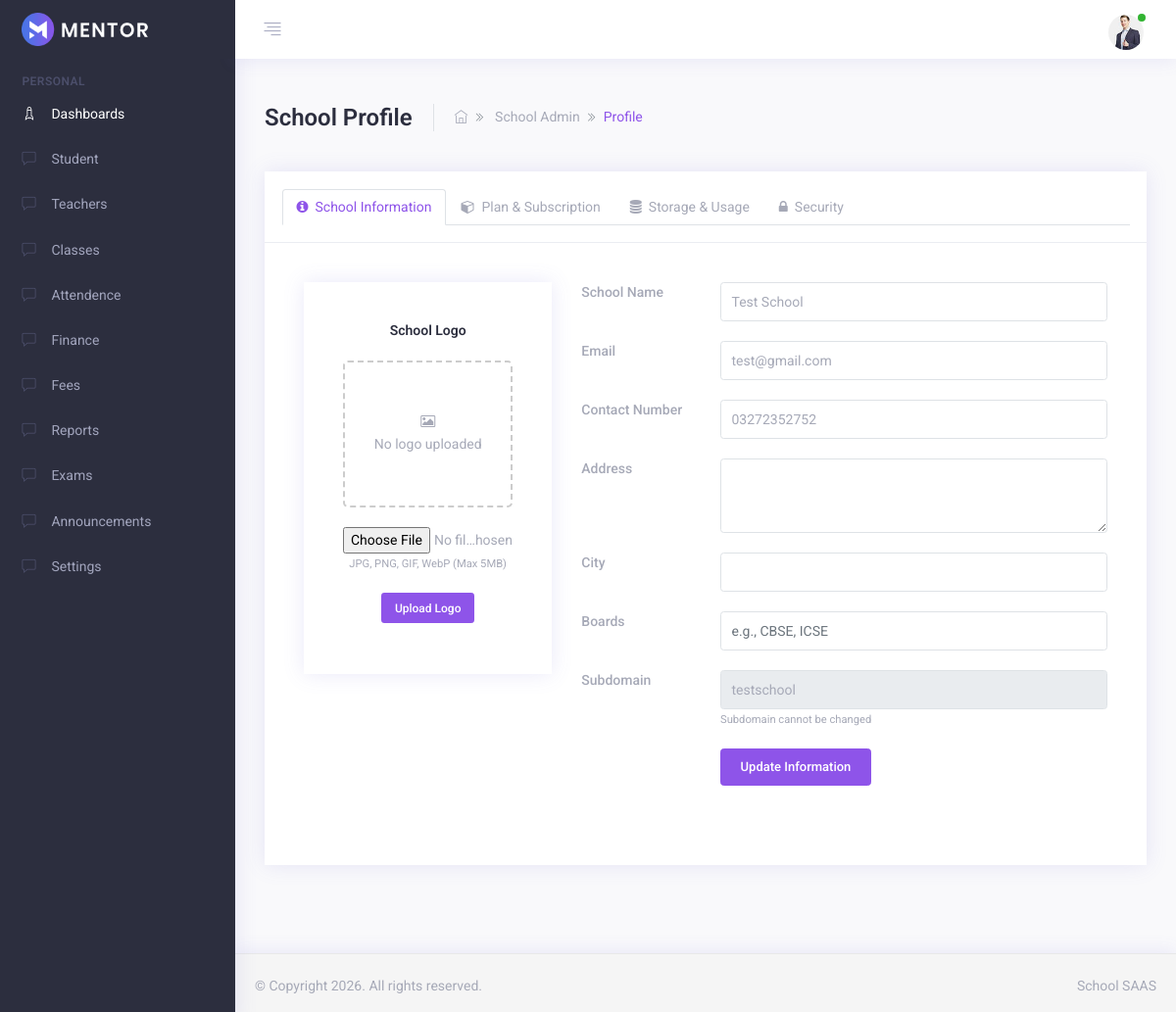
The page /App/Modules/School_Admin/Views/profile/profile.php (signed in) on the database its author committed.
### tables this page shows
CREATE TABLE `schools` (
  `id` int(11) NOT NULL,
  `name` varchar(100) NOT NULL,
  `school_code` varchar(100) DEFAULT NULL,
  `logo_path` varchar(255) DEFAULT NULL,
  `address` varchar(255) DEFAULT NULL,
  `city` varchar(255) DEFAULT NULL,
  `boards` varchar(255) DEFAULT NULL,
  `subdomain` varchar(100) DEFAULT NULL,
  `email` varchar(100) NOT NULL,
  `password` varchar(255) DEFAULT NULL,
  `contact_no` varchar(20) NOT NULL,
  `estimated_students` int(11) NOT NULL,
  `total_student` int(11) DEFAULT NULL,
  `plan` varchar(100) NOT NULL,
  `status` enum('active','blocked','block','inactive','pending','suspended','expired','rejected') DEFAULT 'active',
  `storage_used` bigint(20) DEFAULT 0,
  `db_size` bigint(20) DEFAULT 0,
  `start_date` datetime DEFAULT current_timestamp(),
  `expires_at` datetime DEFAULT NULL,
  `created_at` datetime DEFAULT current_timestamp(),
  `updated_at` datetime DEFAULT current_timestamp() ON UPDATE current_timestamp()
);

### App/Modules/School_Admin/Views/profile/profile.php (the view, shortened to what the rows shown need)
<?php
require_once __DIR__ . '/../../../../../autoloader.php';
$school_id = $_SESSION['school_id'] ?? null;
$controller = new SchoolProfileController($school_id);
$controller->handleRequest();
$school = $controller->getSchoolData();
?>
<!DOCTYPE html>
<html lang="en">
<head>
    <link rel="stylesheet" type="text/css" href="../../../../../public/assets/css/vendors.css" />
    <link rel="stylesheet" type="text/css" href="../../../../../public/assets/css/style.css" />
</head>
<body>
    <div class="app">
        <div class="app-wrap">
            <div class="app-container">
                <div class="app-main" id="main">
                    <div class="container-fluid">
                        <div class="row">
                            <div class="col-md-12 m-b-30">
                                <div class="d-block d-lg-flex flex-nowrap align-items-center">
                                    <div class="page-title mr-4 pr-4 border-right">
                                        <h1>School Profile</h1>
                                    </div>
                                </div>
                            </div>
                        </div>
                        <div class="row">
                            <div class="col-lg-12 m-b-30">
                                <div class="card card-statistics">
                                    <div class="card-body">
                                        <div class="tab-content">
                                            <div class="tab-pane fade active show" id="info" role="tabpanel" aria-labelledby="info-tab">
                                                <div class="row mb-4">
                                                    <div class="col-md-8">
                                                        <form method="POST" class="form-horizontal">
                                                            <div class="form-group row">
                                                                <div class="col-sm-9">
                                                                    <input type="text" name="name" class="form-control" value="<?php echo htmlspecialchars($school['name']); ?>" required>
                                                                </div>
                                                            </div>
                                                            <div class="form-group row">
                                                                <div class="col-sm-9">
                                                                    <input type="email" name="email" class="form-control" value="<?php echo htmlspecialchars($school['email']); ?>" required>
                                                                </div>
                                                            </div>
                                                            <div class="form-group row">
                                                                <div class="col-sm-9">
                                                                    <input type="text" name="contact_no" class="form-control" value="<?php echo htmlspecialchars($school['contact_no'] ?? ''); ?>">
                                                                </div>
                                                            </div>
                                                            <div class="form-group row">
                                                                <div class="col-sm-9">
                                                                    <input type="text" class="form-control" value="<?php echo htmlspecialchars($school['subdomain'] ?? ''); ?>" disabled>
                                                                    <small class="form-text text-muted">Subdomain cannot be changed</small>
                                                                </div>
                                                            </div>
                                                        </form>
                                                    </div>
                                                </div>
                                            </div>
                                        </div>
                                    </div>
                                </div>
                            </div>
                        </div>
                    </div>
                </div>
            </div>
        </div>
    </div>
</body>
</html>

### rows shown on the page
schools: name "Test School", email "test@gmail.com", contact_no "03272352752", subdomain "testschool"
